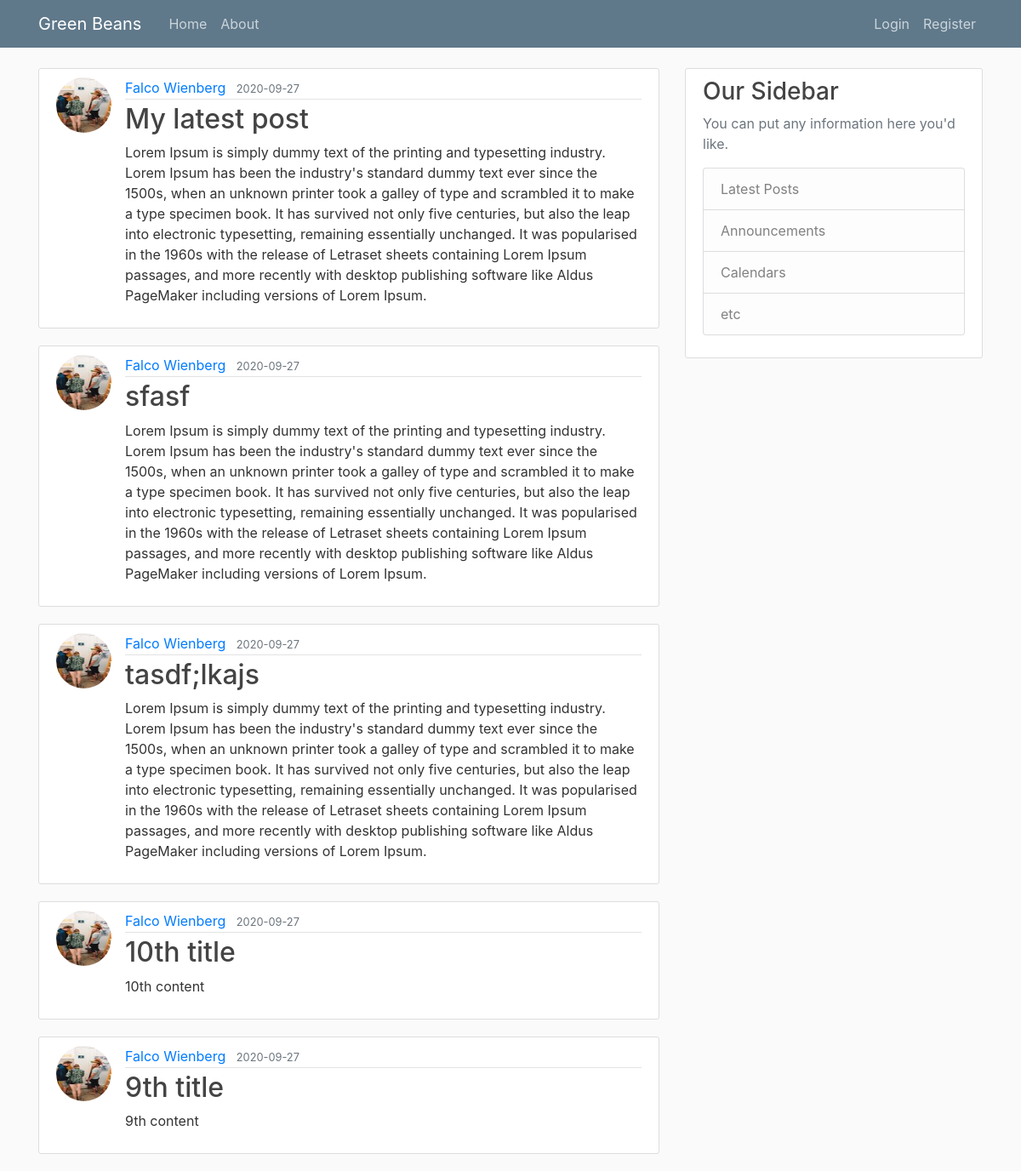
Page /home on the earlier database version.
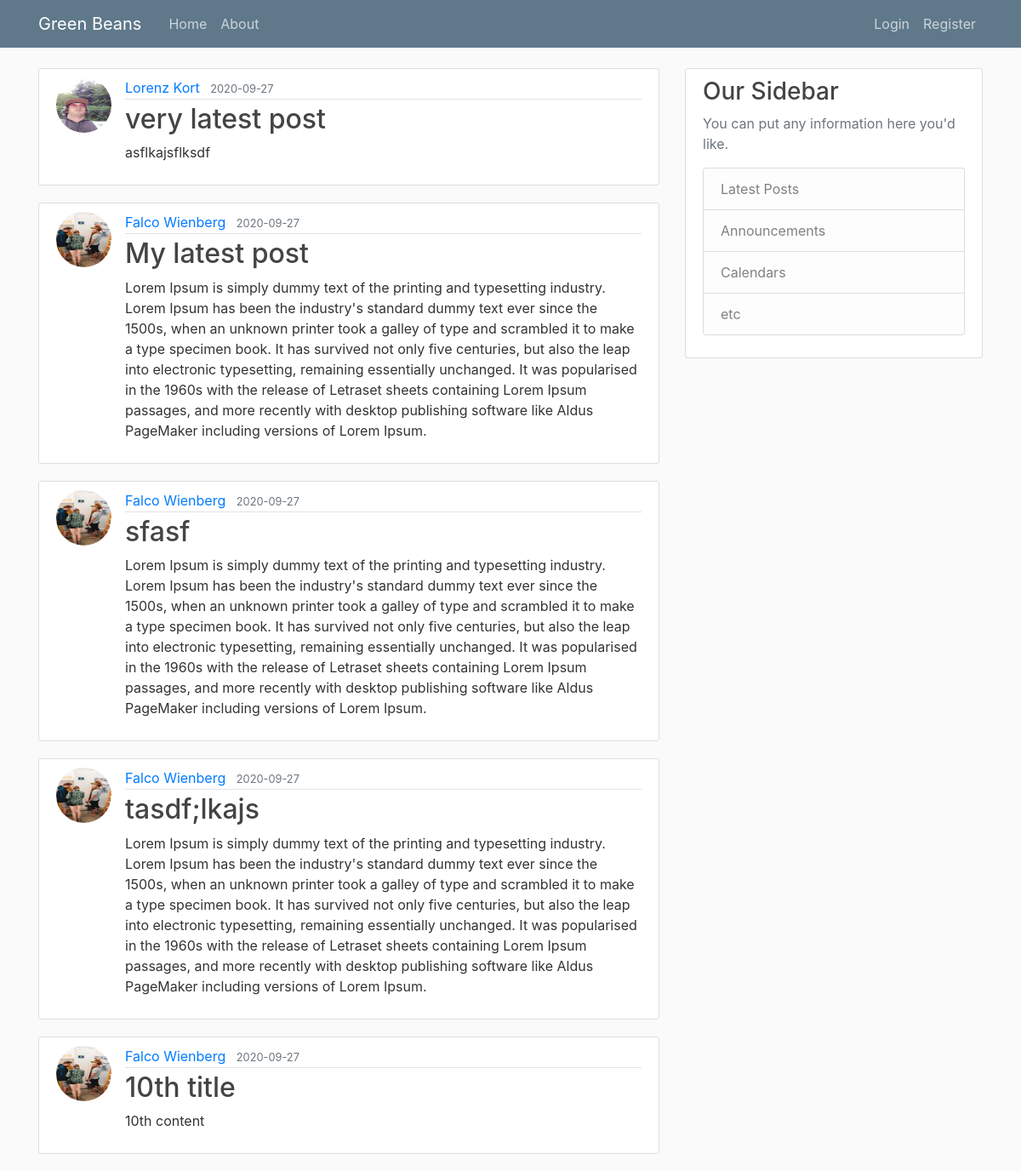
Same page on the later database version.
### greenbeans/models.py (models this page shows, shortened)
class Post(db.Model):
    id = db.Column(db.Integer, primary_key=True)
    title = db.Column(db.String(100), nullable=False)
    date_posted = db.Column(db.DateTime, nullable=False, default=datetime.utcnow)
    content = db.Column(db.Text, nullable=False)
    user_id = db.Column(db.Integer, db.ForeignKey('user.id'), nullable=False)

class User(db.Model, UserMixin):
    id = db.Column(db.Integer, primary_key=True)
    username = db.Column(db.String(20), unique=True, nullable=False)
    email = db.Column(db.String(120), unique=True, nullable=False)
    image_file = db.Column(db.String(20), nullable=False, default='default.jpg')
    password = db.Column(db.String(60), nullable=False)
    posts = db.relationship('Post', backref='author', lazy="dynamic")

### greenbeans/routes.py (the view)
@app.route("/")
@app.route("/home")
def home():
    page = request.args.get('page', 1, type=int)
    posts = Post.query.order_by(Post.date_posted.desc()).paginate(per_page=5, page=page)
    return render_template('home.html', posts=posts)

### greenbeans/templates/home.html
{% extends "layout.html" %}
{% block content %}
    {% for post in posts %}
        <article class="media content-section">
          <img class="rounded-circle article-img" src="{{ url_for('static', filename='profile_pics/' + post.author.image_file) }}">
          <div class="media-body">
            <div class="article-metadata">
              <a class="mr-2" href="#">{{ post.author.username }}</a>
              <small class="text-muted">{{ post.date_posted.strftime('%Y-%m-%d') }}</small>
            </div>
            <h2><a class="article-title" href="{{ url_for('post', post_id=post.id) }}">{{ post.title }}</a></h2>
            <p class="article-content">{{ post.content }}</p>
          </div>
        </article>
    {% endfor %}
{% endblock content %}

Differences in the rows shown:
no longer on this page (row unchanged): Post: image_file (picture), author.username "Falco Wienberg", date_posted "2020-09-27", title "9th title", content "9th content"
added Post: image_file (picture), author.username "Lorenz Kort", date_posted "2020-09-27", title "very latest post", content "asflkajsflksdf"
